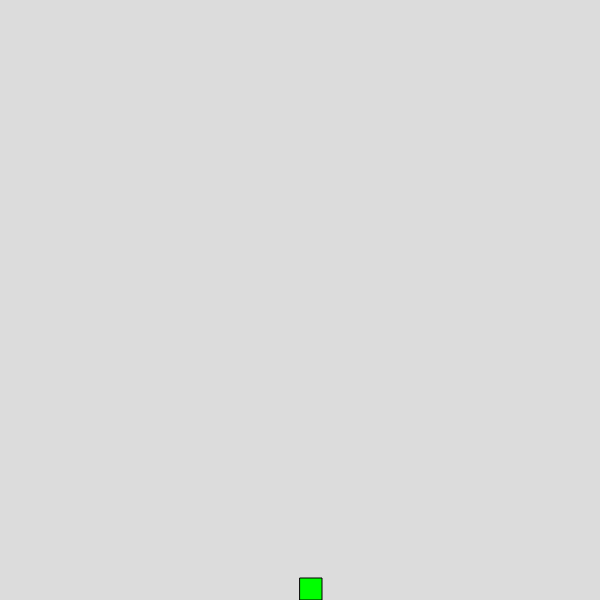
Frame 1 (no input)
Frame 60 (no input): identical to frame 1, image omitted
Frame 120 (the mouse pressed at the canvas centre since frame 60): identical to frame 1, image omitted

The p5.js sketch that drew this single still picture (run headless with seeded random() and noise() and a simulated clock; from frame 60 on, the mouse is pressed at the canvas centre):

// p5.js sketch
// ── sketch.js
let player;

function setup() {

  createCanvas(600, 600);
  player = new Player();
}

function draw() {

  background(220);
  player.update();
  player.show();

}

function keyPressed()
 {
  player.move(keyCode);
}

class Player {

  constructor() {
    this.x = width / 2;
    this.y = height - 22;
    this.size = 22;
  }

  update() {

    this.x = constrain(this.x, 0, width - this.size);
    this.y = constrain(this.y, 0, height - this.size);
  }

  show()  {

    fill(0, 255, 0);
    rect(this.x, this.y, this.size, this.size);

  }

  move(keyCode) {

    if (keyCode === LEFT_ARROW) this.x -= 20;
    else if (keyCode === RIGHT_ARROW) this.x += 20;
    else if (keyCode === UP_ARROW) this.y -= 20;
    else if (keyCode === DOWN_ARROW) this.y += 20;

  }


}

// ── style.css
body {
    margin: 0;
    padding: 0;
    display: flex;
    justify-content: center;
    align-items: center;
    background-color: #d2f4ff;
    font-family: Arial, Helvetica, sans-serif;
  }
  
